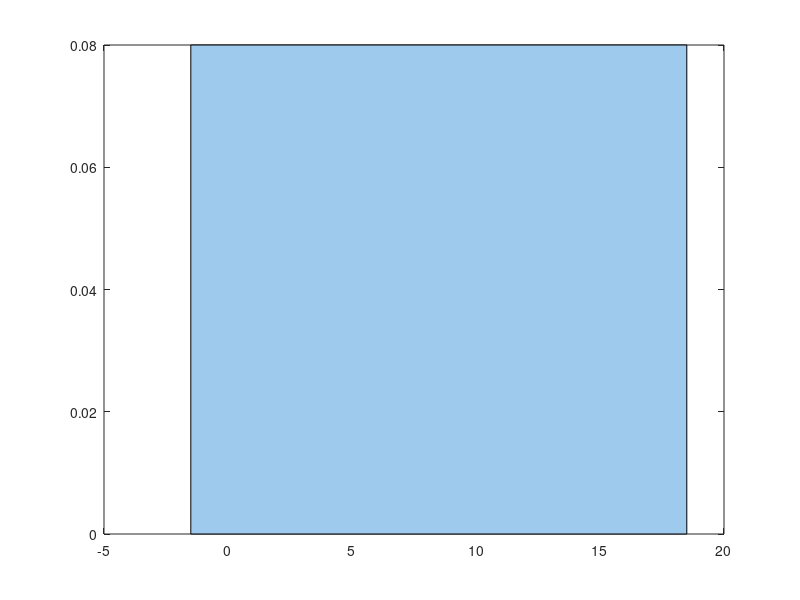

Here is the MATLAB script that generated this plot: (Note: this script raises an error after producing the figure.)
clear all

%% prepocessing for state-based model
load('mapped.mat');
load('demented.mat');


%%

a_points = [-1.5 , -1.5, 18.5, 18.5 ];
b_points = [18.5,18.5 ,24.5, 24.5 ];
c_points = [24.5,24.5, 31.5, 31.5];
points = [0 , 0.08, 0.08, 0];

%%
figure;
a = fill(a_points,points,[0.621 0.793 0.929]);
a.FaceAlpha = 0.3;
hold on 
b = fill(b_points,points,[0.39 0.59 0.746]);
b.FaceAlpha = 0.3;
hold on
c = fill(c_points,points,[0.9 0 0.1]);
c.FaceAlpha = 0.3;

hold on 
histogram(demented(1,42,:),'Normalization','probability','FaceColor',[0.1 0.1 0.5]);

xline(18.5,'LineWidth',2);
xline(24.5,'LineWidth',2);

xlim([-1.5,31.5]);

set(gca, 'FontSize', 16)
title('Initial Frequency distribution of Score', 'FontSize', 16);
ylabel('Probability', 'FontSize', 16);
xlabel('Score', 'FontSize', 16);

%%
sntd_dev = 3.84;
mean_decline = 2.74;
step = 1;

sim_score = zeros(length(demented),1);

for i = 1: length(demented)
    temp = (demented(3,4,i) + demented(3,3,i)/12);
    while temp > 0
        if temp >= step
            decline = (sntd_dev*randn(1) - mean_decline)*step ;
            sim_score(i) = demented(1,42,i) + decline;
            else  
            decline = (sntd_dev*randn(1) - mean_decline) * temp;
            sim_score(i) = demented(1,42,i) + decline; 
        end

        %working with limits 
        if (sim_score(i)  >= 30)
            sim_score(i)  = 30;
        elseif (sim_score(i)  <= 0)
            sim_score(i)  = 0;
        end
        temp = temp - step;
    end
end

sim_score = round(sim_score)



%%
subplot(1,2,1)
histogram(demented(2,42,:),'Normalization','probability','FaceColor',[0.1 0.1 0.5]);

hold on
histogram(sim_score(:),'Normalization','probability','FaceColor',[0.9 0 0.1]);
hold on
xline(18.5,'LineWidth',2);
xline(24.5,'LineWidth',2);
hold off

xlim([-1.5,31.5]);
ylim([0,0.08]);

set(gca, 'FontSize', 16)
title('Posterior Score Distribution, step size = 1', 'FontSize', 16);
ylabel('Probability', 'FontSize', 16);
xlabel('Score', 'FontSize', 16);
legend('Clincal Data','Simulated Data');

%%
sntd_dev = 3.84;
mean_decline = 2.74;
step = 1.25;

sim_score = zeros(length(demented),1);
for i = 1: length(demented)
    temp = (demented(3,4,i) + demented(3,3,i)/12);
    while temp > 0
        if temp >= step
            decline = (sntd_dev*randn(1) - mean_decline)*step ;
            sim_score(i) = demented(1,42,i) + decline;
            else  
            decline = (sntd_dev*randn(1) - mean_decline) * temp;
            sim_score(i) = demented(1,42,i) + decline; 
        end
        %working with limits 
        if (sim_score(i)  >= 30)
            sim_score(i)  = 30;
        elseif (sim_score(i)  <= 0)
            sim_score(i)  = 0;
        end
        temp = temp - step;
    end
end

sim_score = round(sim_score)



%%
subplot(1,2,2)
histogram(demented(2,42,:),'Normalization','probability','FaceColor',[0.1 0.1 0.5]);

hold on
histogram(sim_score(:),'Normalization','probability','FaceColor',[0.9 0 0.1]);
hold on
xline(18.5,'LineWidth',2);
xline(24.5,'LineWidth',2);
hold off

xlim([-1.5,31.5]);
ylim([0,0.08]);

set(gca, 'FontSize', 16)
title('Posterior Score Distribution, step size = 1.25', 'FontSize', 16);
ylabel('Probability', 'FontSize', 16);
xlabel('Score', 'FontSize', 16);
legend('Clincal Data','Simulated Data');


